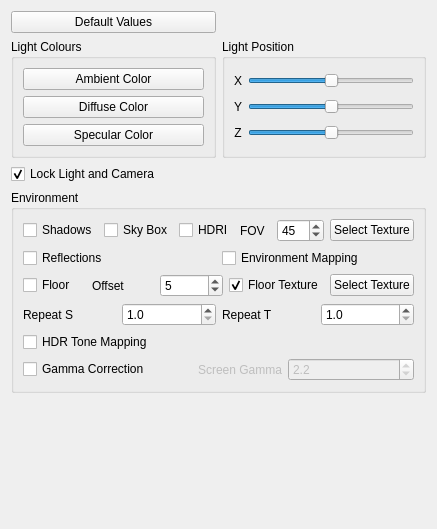
                <widget class="QWidget" name="pageEnvSettings">
                 <property name="geometry">
                  <rect>
                   <x>0</x>
                   <y>0</y>
                   <width>437</width>
                   <height>529</height>
                  </rect>
                 </property>
                 <attribute name="label">
                  <string>Visualization Environment Settings</string>
                 </attribute>
                 <layout class="QGridLayout" name="gridLayout_18">
                  <item row="0" column="0">
                   <widget class="QPushButton" name="pushButtonDefaultLights">
                    <property name="sizePolicy">
                     <sizepolicy hsizetype="MinimumExpanding" vsizetype="Fixed">
                      <horstretch>0</horstretch>
                      <verstretch>0</verstretch>
                     </sizepolicy>
                    </property>
                    <property name="toolTip">
                     <string>Reset to default light and material</string>
                    </property>
                    <property name="text">
                     <string>Default Values</string>
                    </property>
                   </widget>
                  </item>
                  <item row="1" column="0">
                   <widget class="QGroupBox" name="groupBox_9">
                    <property name="minimumSize">
                     <size>
                      <width>0</width>
                      <height>0</height>
                     </size>
                    </property>
                    <property name="title">
                     <string>Light Colours</string>
                    </property>
                    <property name="flat">
                     <bool>true</bool>
                    </property>
                    <layout class="QGridLayout" name="gridLayout_16">
                     <item row="0" column="0">
                      <widget class="QPushButton" name="pushButtonLightAmbient">
                       <property name="styleSheet">
                        <string notr="true"/>
                       </property>
                       <property name="text">
                        <string>Ambient Color</string>
                       </property>
                      </widget>
                     </item>
                     <item row="1" column="0">
                      <widget class="QPushButton" name="pushButtonLightDiffuse">
                       <property name="text">
                        <string>Diffuse Color</string>
                       </property>
                      </widget>
                     </item>
                     <item row="2" column="0">
                      <widget class="QPushButton" name="pushButtonLightSpecular">
                       <property name="text">
                        <string>Specular Color</string>
                       </property>
                      </widget>
                     </item>
                    </layout>
                   </widget>
                  </item>
                  <item row="1" column="1">
                   <widget class="QGroupBox" name="groupBox_14">
                    <property name="title">
                     <string>Light Position</string>
                    </property>
                    <property name="flat">
                     <bool>true</bool>
                    </property>
                    <layout class="QGridLayout" name="gridLayout_5">
                     <item row="1" column="1">
                      <widget class="QSlider" name="sliderLightPosY">
                       <property name="minimum">
                        <number>-200</number>
                       </property>
                       <property name="maximum">
                        <number>200</number>
                       </property>
                       <property name="orientation">
                        <enum>Qt::Horizontal</enum>
                       </property>
                      </widget>
                     </item>
                     <item row="0" column="0">
                      <widget class="QLabel" name="lightPosX">
                       <property name="text">
                        <string>X</string>
                       </property>
                       <property name="alignment">
                        <set>Qt::AlignCenter</set>
                       </property>
                      </widget>
                     </item>
                     <item row="0" column="1">
                      <widget class="QSlider" name="sliderLightPosX">
                       <property name="minimum">
                        <number>-200</number>
                       </property>
                       <property name="maximum">
                        <number>200</number>
                       </property>
                       <property name="orientation">
                        <enum>Qt::Horizontal</enum>
                       </property>
                      </widget>
                     </item>
                     <item row="1" column="0">
                      <widget class="QLabel" name="lightPosY">
                       <property name="text">
                        <string>Y</string>
                       </property>
                       <property name="alignment">
                        <set>Qt::AlignCenter</set>
                       </property>
                      </widget>
                     </item>
                     <item row="2" column="0">
                      <widget class="QLabel" name="lightPosZ">
                       <property name="text">
                        <string>Z</string>
                       </property>
                       <property name="alignment">
                        <set>Qt::AlignCenter</set>
                       </property>
                      </widget>
                     </item>
                     <item row="2" column="1">
                      <widget class="QSlider" name="sliderLightPosZ">
                       <property name="minimum">
                        <number>-100</number>
                       </property>
                       <property name="maximum">
                        <number>100</number>
                       </property>
                       <property name="value">
                        <number>0</number>
                       </property>
                       <property name="orientation">
                        <enum>Qt::Horizontal</enum>
                       </property>
                       <property name="invertedAppearance">
                        <bool>false</bool>
                       </property>
                       <property name="invertedControls">
                        <bool>false</bool>
                       </property>
                       <property name="tickPosition">
                        <enum>QSlider::NoTicks</enum>
                       </property>
                       <property name="tickInterval">
                        <number>0</number>
                       </property>
                      </widget>
                     </item>
                    </layout>
                   </widget>
                  </item>
                  <item row="2" column="0" colspan="2">
                   <widget class="QCheckBox" name="checkBoxLockLightCamera">
                    <property name="toolTip">
                     <string>Lock light and camera together</string>
                    </property>
                    <property name="layoutDirection">
                     <enum>Qt::LeftToRight</enum>
                    </property>
                    <property name="text">
                     <string>Lock Light and Camera</string>
                    </property>
                    <property name="checked">
                     <bool>true</bool>
                    </property>
                   </widget>
                  </item>
                  <item row="3" column="0" colspan="2">
                   <widget class="QGroupBox" name="groupBox_2">
                    <property name="title">
                     <string>Environment</string>
                    </property>
                    <property name="flat">
                     <bool>true</bool>
                    </property>
                    <layout class="QGridLayout" name="gridLayout_17">
                     <item row="0" column="0">
                      <layout class="QHBoxLayout" name="horizontalLayout">
                       <item>
                        <widget class="QCheckBox" name="checkBoxShadowMapping">
                         <property name="text">
                          <string>Shadows</string>
                         </property>
                        </widget>
                       </item>
                       <item>
                        <widget class="QCheckBox" name="checkBoxSkyBox">
                         <property name="text">
                          <string>Sky Box</string>
                         </property>
                        </widget>
                       </item>
                       <item>
                        <widget class="QCheckBox" name="checkBoxSkyBoxHDRI">
                         <property name="text">
                          <string>HDRI</string>
                         </property>
                        </widget>
                       </item>
                       <item>
                        <widget class="QLabel" name="label_12">
                         <property name="text">
                          <string>FOV</string>
                         </property>
                        </widget>
                       </item>
                       <item>
                        <widget class="QDoubleSpinBox" name="doubleSpinBoxSkyBoxFOV">
                         <property name="decimals">
                          <number>0</number>
                         </property>
                         <property name="minimum">
                          <double>15.000000000000000</double>
                         </property>
                         <property name="maximum">
                          <double>120.000000000000000</double>
                         </property>
                         <property name="value">
                          <double>45.000000000000000</double>
                         </property>
                        </widget>
                       </item>
                       <item>
                        <widget class="QPushButton" name="pushButtonSkyBoxTex">
                         <property name="text">
                          <string>Select Texture</string>
                         </property>
                        </widget>
                       </item>
                      </layout>
                     </item>
                     <item row="1" column="0">
                      <layout class="QHBoxLayout" name="horizontalLayout_2">
                       <item>
                        <widget class="QCheckBox" name="checkBoxReflections">
                         <property name="text">
                          <string>Reflections</string>
                         </property>
                        </widget>
                       </item>
                       <item>
                        <widget class="QCheckBox" name="checkBoxEnvMapping">
                         <property name="text">
                          <string>Environment Mapping</string>
                         </property>
                        </widget>
                       </item>
                      </layout>
                     </item>
                     <item row="2" column="0">
                      <layout class="QHBoxLayout" name="horizontalLayout_3">
                       <item>
                        <widget class="QCheckBox" name="checkBoxFloor">
                         <property name="text">
                          <string>Floor</string>
                         </property>
                        </widget>
                       </item>
                       <item>
                        <widget class="QLabel" name="label_13">
                         <property name="text">
                          <string>Offset</string>
                         </property>
                        </widget>
                       </item>
                       <item>
                        <widget class="QDoubleSpinBox" name="doubleSpinBoxFloorOffset">
                         <property name="decimals">
                          <number>0</number>
                         </property>
                         <property name="maximum">
                          <double>100.000000000000000</double>
                         </property>
                         <property name="value">
                          <double>5.000000000000000</double>
                         </property>
                        </widget>
                       </item>
                       <item>
                        <widget class="QCheckBox" name="checkBoxFloorTexture">
                         <property name="text">
                          <string>Floor Texture</string>
                         </property>
                         <property name="checked">
                          <bool>true</bool>
                         </property>
                        </widget>
                       </item>
                       <item>
                        <widget class="QPushButton" name="pushButtonFloorTexture">
                         <property name="text">
                          <string>Select Texture</string>
                         </property>
                        </widget>
                       </item>
                      </layout>
                     </item>
                     <item row="3" column="0">
                      <layout class="QHBoxLayout" name="horizontalLayout_4">
                       <item>
                        <widget class="QLabel" name="label_10">
                         <property name="text">
                          <string>Repeat S</string>
                         </property>
                        </widget>
                       </item>
                       <item>
                        <widget class="QDoubleSpinBox" name="doubleSpinBoxRepeatS">
                         <property name="decimals">
                          <number>1</number>
                         </property>
                         <property name="minimum">
                          <double>1.000000000000000</double>
                         </property>
                         <property name="maximum">
                          <double>10.000000000000000</double>
                         </property>
                        </widget>
                       </item>
                       <item>
                        <widget class="QLabel" name="label_11">
                         <property name="text">
                          <string>Repeat T</string>
                         </property>
                        </widget>
                       </item>
                       <item>
                        <widget class="QDoubleSpinBox" name="doubleSpinBoxRepeatT">
                         <property name="decimals">
                          <number>1</number>
                         </property>
                         <property name="minimum">
                          <double>1.000000000000000</double>
                         </property>
                         <property name="maximum">
                          <double>10.000000000000000</double>
                         </property>
                        </widget>
                       </item>
                      </layout>
                     </item>
                     <item row="4" column="0">
                      <widget class="QCheckBox" name="checkBoxHDRToneMapping">
                       <property name="text">
                        <string>HDR Tone Mapping</string>
                       </property>
                      </widget>
                     </item>
                     <item row="5" column="0">
                      <layout class="QHBoxLayout" name="horizontalLayout_9">
                       <item>
                        <widget class="QCheckBox" name="checkBoxGammaCorrection">
                         <property name="text">
                          <string>Gamma Correction</string>
                         </property>
                        </widget>
                       </item>
                       <item>
                        <widget class="QLabel" name="label_22">
                         <property name="enabled">
                          <bool>false</bool>
                         </property>
                         <property name="text">
                          <string>Screen Gamma</string>
                         </property>
                         <property name="alignment">
                          <set>Qt::AlignRight|Qt::AlignTrailing|Qt::AlignVCenter</set>
                         </property>
                        </widget>
                       </item>
                       <item>
                        <widget class="QDoubleSpinBox" name="doubleSpinBoxScreenGamma">
                         <property name="enabled">
                          <bool>false</bool>
                         </property>
                         <property name="decimals">
                          <number>1</number>
                         </property>
                         <property name="minimum">
                          <double>0.100000000000000</double>
                         </property>
                         <property name="maximum">
                          <double>5.000000000000000</double>
                         </property>
                         <property name="singleStep">
                          <double>0.200000000000000</double>
                         </property>
                         <property name="value">
                          <double>2.200000000000000</double>
                         </property>
                        </widget>
                       </item>
                      </layout>
                     </item>
                    </layout>
                   </widget>
                  </item>
                  <item row="4" column="0" colspan="2">
                   <spacer name="verticalSpacer_3">
                    <property name="orientation">
                     <enum>Qt::Vertical</enum>
                    </property>
                    <property name="sizeHint" stdset="0">
                     <size>
                      <width>20</width>
                      <height>456</height>
                     </size>
                    </property>
                   </spacer>
                  </item>
                 </layout>
                </widget>
